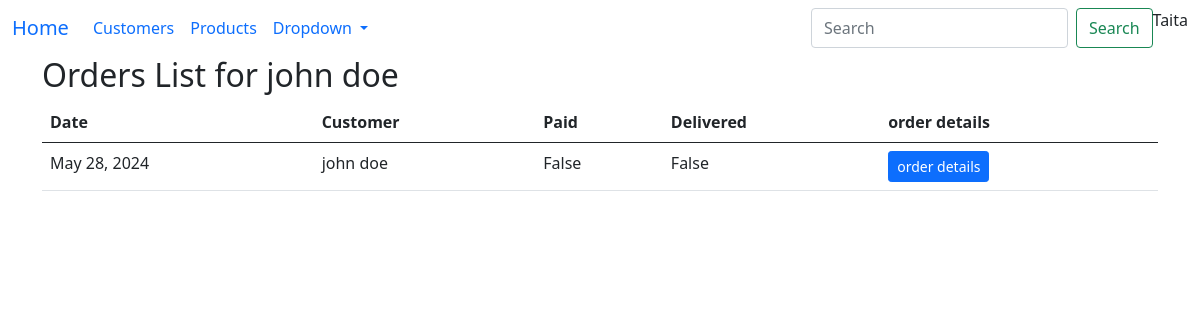
/orders/2 (signed in), run on the app's committed database.
### sales/models.py (models this page shows, shortened)
class Customer(models.Model):
    first_name = models.CharField(max_length=20)
    last_name = models.CharField(max_length=20)
    email = models.EmailField()
    phone = models.CharField(max_length=12)
    user = models.ForeignKey(User, on_delete=models.CASCADE)
    password = models.CharField(max_length=20)
    def __str__(self):
        return f'{self.first_name}'

class Order(models.Model):
    customer = models.ForeignKey(Customer, on_delete=models.CASCADE)
    order_date = models.DateField()
    paid = models.BooleanField(default=False)
    delivered = models.BooleanField(default=False)

### sales/views.py (the view)
# urls.py: path('orders/<int:customer_id>', orders, name='orders'),
@login_required
def orders(request, customer_id):
    current_customer = Customer.objects.get(id=customer_id)
    if current_customer:
        orders = Order.objects.filter(customer=current_customer)
        context = {'orders': orders}
    context.update({'customer': current_customer})
    return render(request, 'orders.html', context)

### sales/templates/orders.html
{% extends 'base.html' %} {% block main %}
<h2>Orders List for {{customer}}</h2>
<table class="table table-hovered">
    <thead>
        <tr>
            <th>Date</th>
            <th>Customer</th>
            <th>Paid</th>
            <th>Delivered</th>
            <th>order details</th>
        </tr>
    </thead>
    <tbody>
        {% for order in orders %}
        <tr>
            <td>{{order.order_date}}</td>
            <td>{{order.customer}}</td>
            <td>{{order.paid}}</td>
            <td>{{order.delivered}}</td>
            <td>
                <a
                    href="/order_details/{{order.id}}"
                    class="btn btn-primary btn-sm"
                    >order details</a
                >
            </td>
        </tr>
        {% endfor %}
    </tbody>
</table>
{% endblock %}

### sales/templates/base.html (shortened to what this page needs)
<!DOCTYPE html>
<html lang="en">
<head>
    <link href="https://cdn.jsdelivr.net/npm/bootstrap@5.0.2/dist/css/bootstrap.min.css" rel="stylesheet">
</head>
<body>
<nav class="navbar navbar-expand-lg bg-body-tertiary">
  <div class="container-fluid">
    <a class="navbar-brand" href="/">Home</a>
    <div class="collapse navbar-collapse" id="navbarSupportedContent">
      <ul class="navbar-nav me-auto mb-2 mb-lg-0">
        <li class="nav-item">
          <a class="nav-link active" aria-current="page" href="/customers">Customers</a>
        </li>
        <li class="nav-item">
          <a class="nav-link" href="/products">Products</a>
        </li>
        <li class="nav-item dropdown">
          <a class="nav-link dropdown-toggle" href="#" role="button" data-bs-toggle="dropdown" aria-expanded="false">
            Dropdown
          </a>
        </li>
        <li class="nav-item">
          <a class="nav-link disabled" aria-disabled="true"></a>
        </li>
      </ul>
      <form class="d-flex" role="search">
        <input class="form-control me-2" type="search" placeholder="Search" aria-label="Search">
        <button class="btn btn-outline-success" type="submit">Search</button>
        <div class="d-flex" m1>{% if user.is_authenticated%}
        <p> {{user.first_name}} </p>
        {% else %}
        <a href="login_page" class=" btn btn-success">Login</a>
        {% endif %}
        </div>
      </form>
    </div>
  </div>
</nav>
<div class="container">
  {% block main %} {% endblock %}
</div>
</body>
</html>

### data on the page
Customer: first_name "john doe"
Order: order_date "May 28, 2024", customer "john doe", paid "False", delivered "False"

### other printed values
{{ user.first_name }} "Taita"
